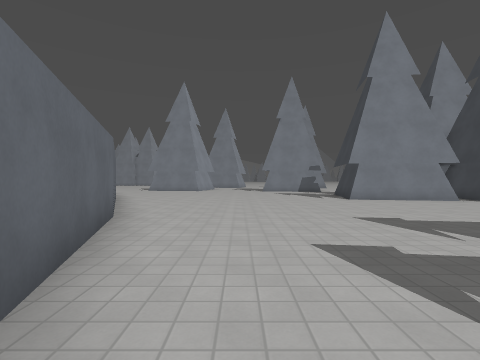
[1] (above)

19 first-person views from a walk through a level from a Godot 3-D game. The camera is 1.3 m above the floor, looks level and sees 85° across. The floor is counted in squares, 2 m on a side. Each view is taken from the middle of a square. On the plan, view 1 faces up. The plan holds only what a view shows up to about 9 squares ahead; the rest is blank. The place goes on beyond the plan. Surface patterns are stand-ins for the level's own textures.

[2]
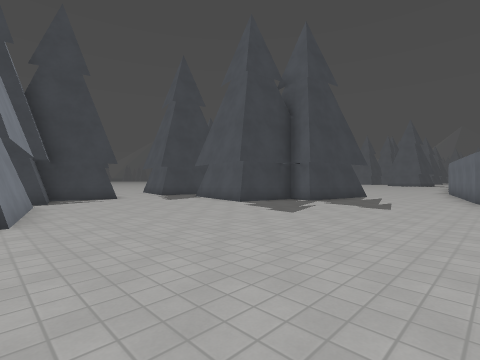

[3]
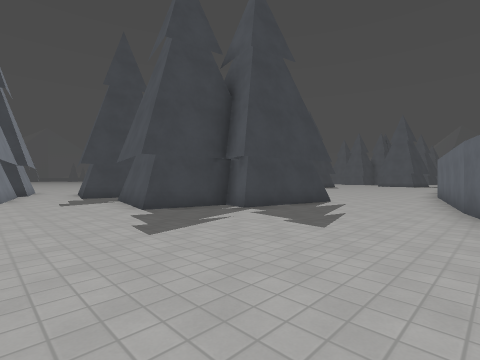

[4]
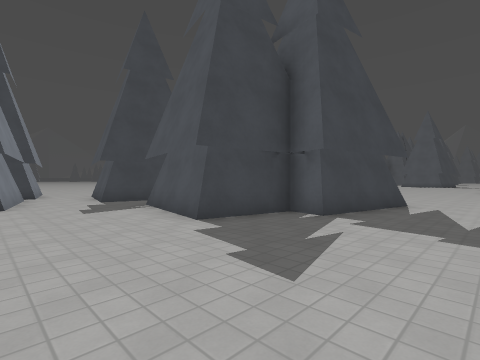

[5]
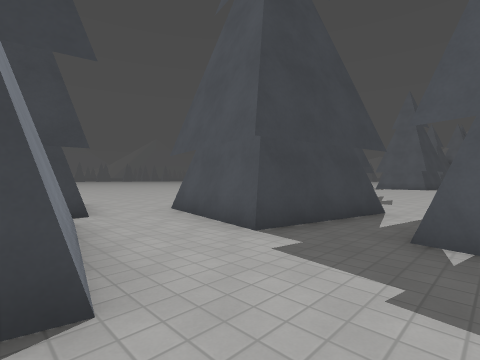

[6]
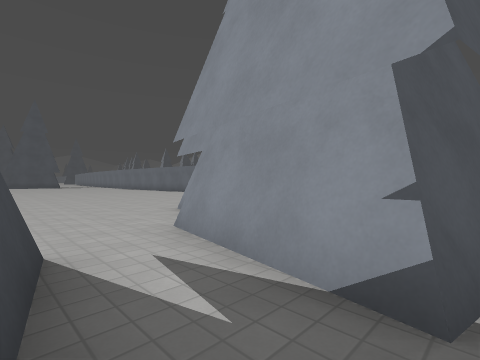

[7]
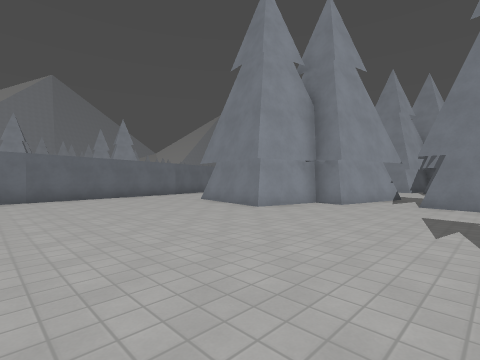

[8]
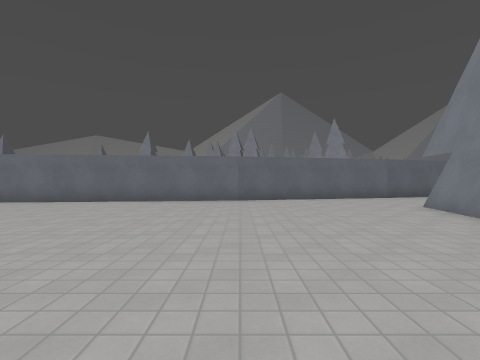

[9]
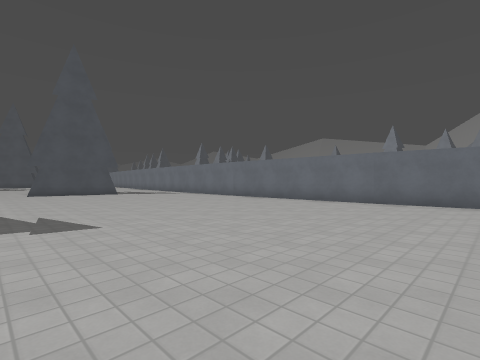

[10]
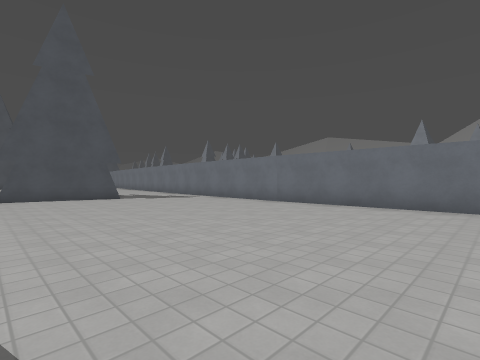

[11]
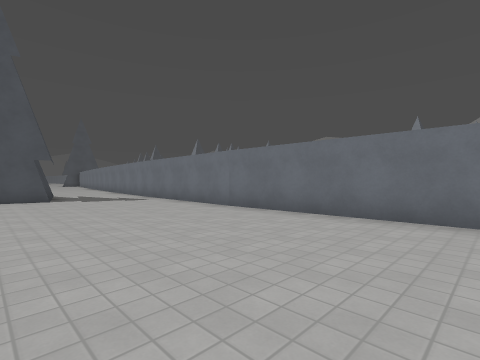

[12]
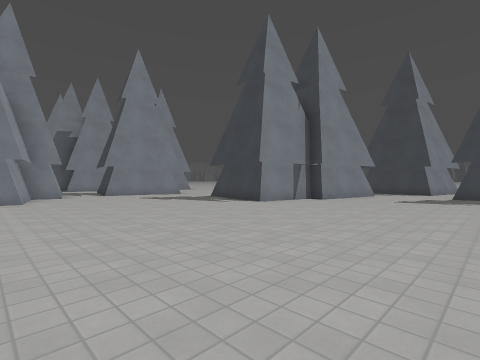

[13]
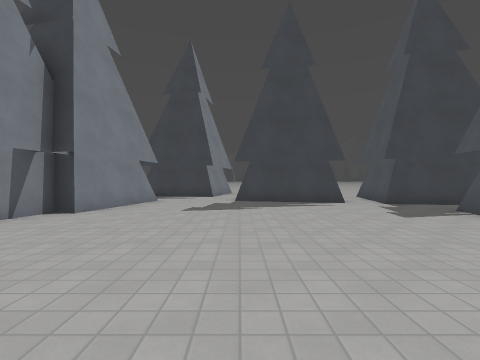

[14]
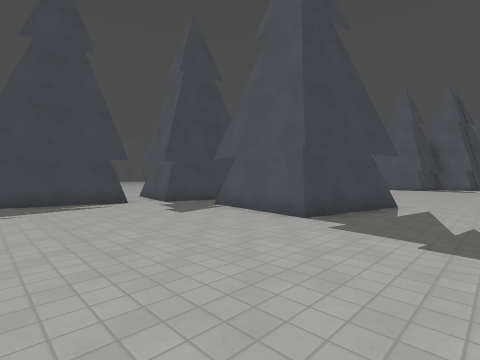

[15]
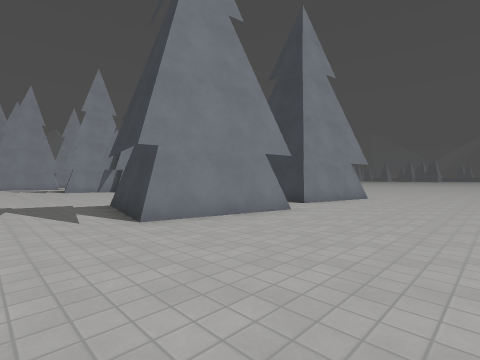

[16]
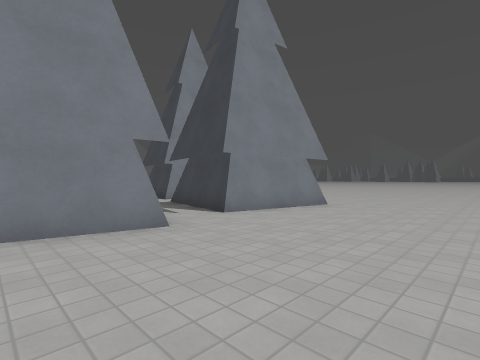

[17]
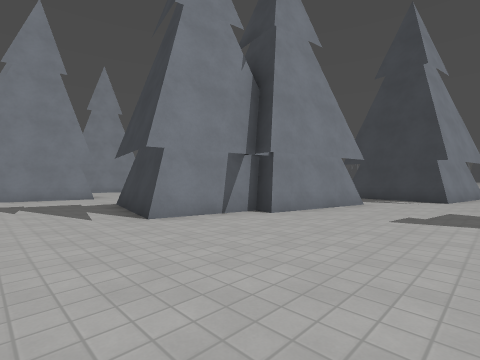

[18]
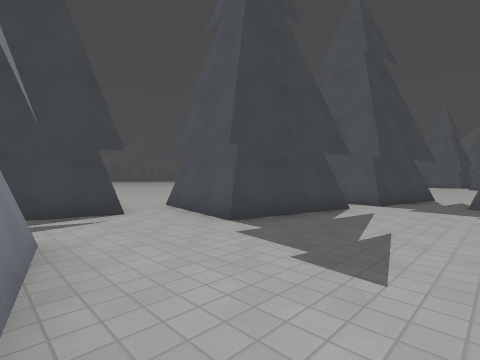

[19]
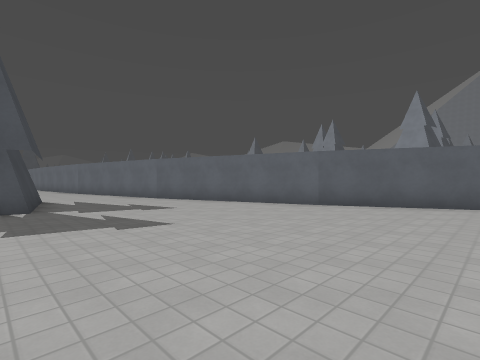

### Floor plan
Points are (right, up) in squares from view 1. A wall is a line through its corners. A room is listed if a view was taken in it or the views show most of it. See-through windows are left out.
Room 1 (views 1, 2, 3, 4, 5, 6, 19)
walls: (3.5, 1.4) (4.3, 1.2) (4.7, 3.3) (7.5, 2.8) (7, -0.1); (6.7, 8.3) (3.7, 8.9); (-2.2, 4.7) (-0.5, -0.7) (-0.1, -2.6); (2.8, -1.4) (3.2, 0.6); (9.5, 3.3) (12.4, 2.8); (-3.7, 7.7) (-2.2, 4.6); (8.7, 0.5) (9.1, 2.6); (8.9, 0.4) (9.3, 2.6); (11.5, 5.1) (8.5, 5.7) (8.9, 7.6) (7.6, 7.9) (7.8, 9)
ways out: opening at (1.5, -1.5) to room 2; opening at (8, 1) to room 2; opening at (12, 4)
Room 2 (views 7, 8, 9, 10, 11, 12, 13, 14, 15, 16, 17, 18)
walls: (11.8, -14.3) (13.5, -14.7); (1.3, -11.4) (1.6, -20.1); (15.1, -14.1) (17.1, -14.5); (12.9, -17.6) (9.9, -17) (10.5, -14.1) (11.6, -14.3); (15.5, -13) (16.1, -10.1); (13.5, -6.3) (11.1, -5.8) (11.7, -2.8); (14.7, -17.1) (15.3, -14); (0.7, -6) (1.3, -11.5); (16.3, -7.3) (13.3, -6.7) (13.4, -6); (17.5, -17.6) (14.5, -17); (3.8, -1.6) (2.8, -1.4); (7, -0.1) (6.1, 0.1) (5.7, -2) (4.5, -1.8); (-0.1, -2.6) (0.7, -6.2); (11.6, -0.1) (8.9, 0.4)
low walls: (14.5, -17) (15.1, -14.1)
ways out: opening at (1.5, -1.5) to room 1; opening at (8, 1) to room 1; opening at (16, -8.5) to room 3; opening at (12, -1.5); opening at (18.8, -19.5)
Room 3 (no view inside)
walls: (18.3, -8.8) (18.5, -7.7); (16.1, -10.1) (19.2, -10.7)
ways out: opening at (16, -8.5) to room 2; opening at (17.5, -6.5); opening at (19, -10)

Positions as (right, up) in squares from view 1, and headings:
1: (0, 0), facing up
2: (-1, 9), facing down-right
3: (-1, 6), facing down-right
4: (1, 6), facing down-right
5: (7, 6), facing down-right
6: (9, 3), facing down-left
7: (10, -7), facing up-left
8: (9, -6), facing left
9: (9, -9), facing down-left
10: (8, -12), facing down-left
11: (6, -12), facing down-left
12: (5, -11), facing up-right
13: (8, -10), facing right
14: (8, -10), facing down-right
15: (8, -21), facing up-right
16: (11, -21), facing up-right
17: (9, -10), facing up-right
18: (13, -7), facing down-right
19: (4, 8), facing down-left
